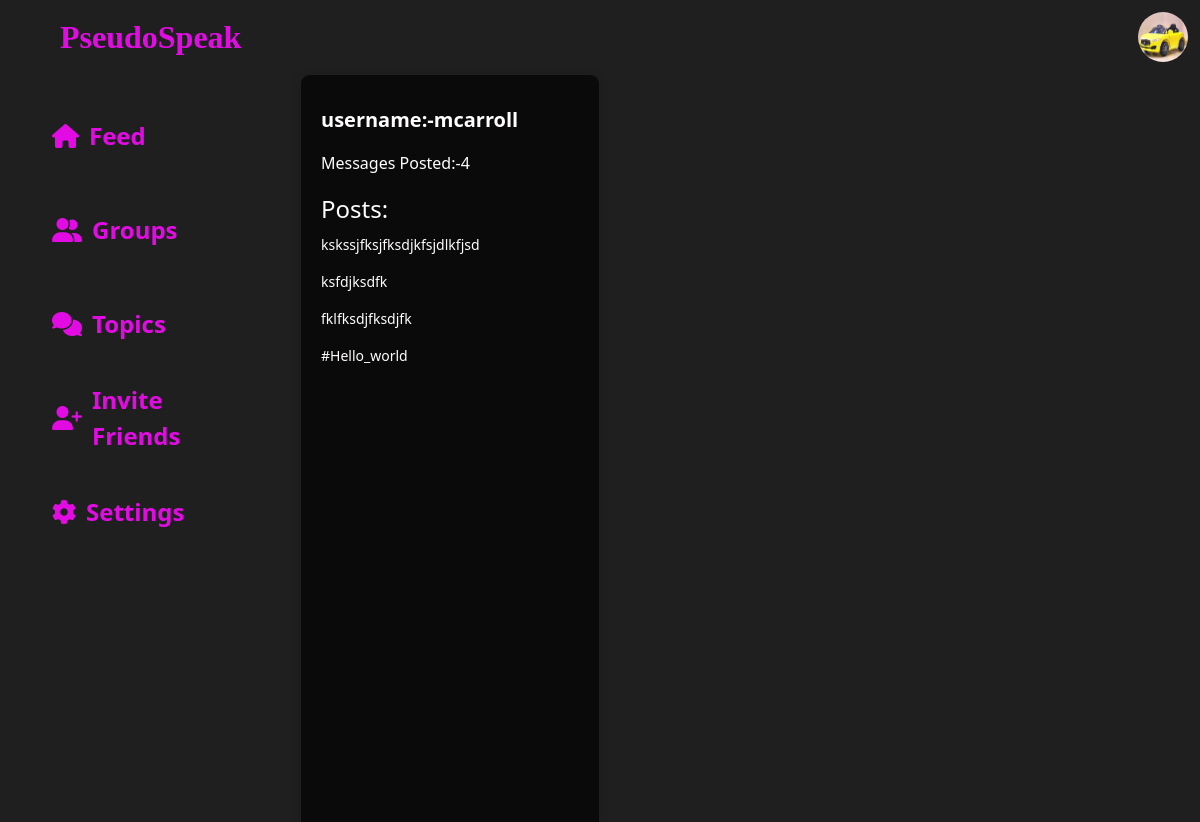
/dashboard/ (signed in), run on an earlier commit of the app's database.
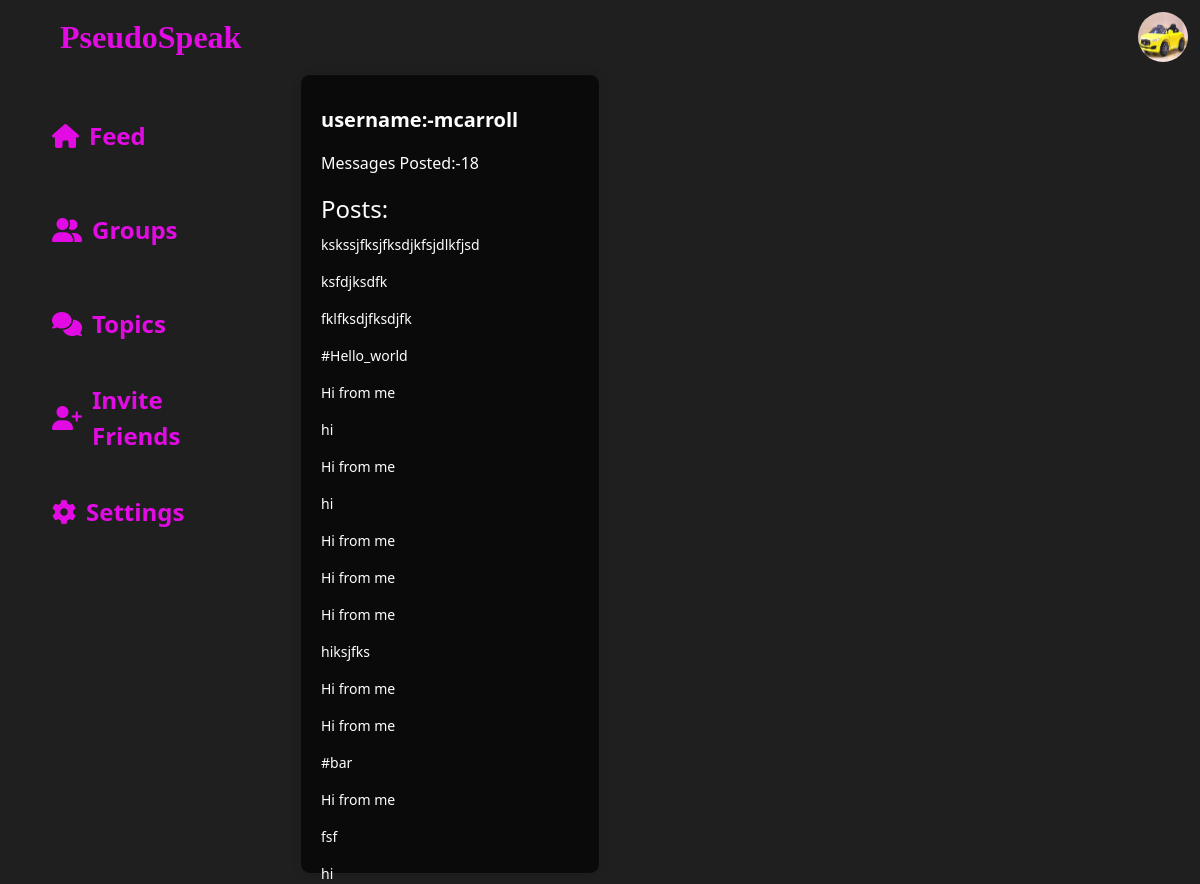
And on a later commit of the database.
### main/models.py (models this page shows, shortened)
class TrendingMessage(models.Model):
    user=models.ForeignKey(User,null=True,on_delete=models.CASCADE)
    content=models.TextField()
    image=models.ImageField(null=True,blank=True)
    view_count=models.IntegerField(null=True,default=0)
    hashtags=models.ManyToManyField('Hashtag')
    date_added = models.DateTimeField(auto_now_add=True,null=True)
    parent_message = models.ForeignKey('self', null=True, blank=True, on_delete=models.CASCADE, related_name='replies')
    class Meta:
        ordering = ('-date_added',)

### main/views.py (the view)
# urls.py: path("dashboard/",views.dashboard,name="dashboard"),
def dashboard(request):
    user=request.user
    trendingmessages=TrendingMessage.objects.filter(user=user,parent_message=None).order_by("date_added")
    trendingmessagescount=len(trendingmessages)
    return render(request,'main/dashboard.html',{'trendingmessagescount':trendingmessagescount,'trendingmessages':trendingmessages})

### main/templates/main/dashboard.html (shortened to what this page needs)
{% load static %}
<!DOCTYPE html>
<html lang="en">
<head>
  <link href="https://cdn.jsdelivr.net/npm/bootstrap@5.3.1/dist/css/bootstrap.min.css" rel="stylesheet"
>
  <link rel="stylesheet" href="{% static 'main/css/index.css' %}">
</head>
<body>
<nav class="navbar navbar-expand-lg bg-body-tertiary">
  <div class="container-fluid">
    <a class="navbar-brand ms-5 nav-logo" href="{% url 'index' %}">PseudoSpeak</a>
    <div class="collapse navbar-collapse" id="navbarSupportedContent">
      {% if user.is_authenticated %}
        <img id="profile_img_navbar" src="{{ user.profile.profile_img.url}}" alt="" style="width: 50px;height: 50px;border-radius: 50%;">
      {% else %}
        <button class="btn signbtn me-4" type="submit">Sign in</button>
      {% endif %}
    </div>
  </div>
</nav>
<div class="container-fluid">
  <div class="row content-1">
    <div class="col-3 content-1a">
      <ul>
        <li class="active"><i class="fa-solid fa-house"></i><a href="{% url 'index' %}">Feed</a></li>
        <li><i class="fa-solid fa-user-group"></i><a href="{% url 'rooms' %}">Groups</a></li>
        <li><i class="fa-solid fa-comments"></i>Topics</li>
        <li><i class="fa-solid fa-user-plus"></i>Invite Friends</li>
        <li><i class="fa-solid fa-gear"></i>Settings</li>
      </ul>
    </div>
    <div class="col-3 content-1b">
      <p>username:-{{user.username}}</p>
      <p>Messages Posted:-{{trendingmessagescount}}</p>
      <h3>Posts:</h3>
      {% for message in trendingmessages %}
      <p>{{message.content}}</p>
      {% endfor %}
    </div>
</div>
</body>
</html>

What changed in the data, as far as the page shows it:
added TrendingMessage: content "Hi from me"
added TrendingMessage: content "hi"
added TrendingMessage: content "Hi from me"
added TrendingMessage: content "hi"
added TrendingMessage: content "Hi from me"
added TrendingMessage: content "Hi from me"
added TrendingMessage: content "Hi from me"
added TrendingMessage: content "hiksjfks"
added TrendingMessage: content "Hi from me"
added TrendingMessage: content "Hi from me"
added TrendingMessage: content "#bar"
added TrendingMessage: content "Hi from me"
added TrendingMessage: content "fsf"
added TrendingMessage: content "hi"
Also different on the page:
{{ trendingmessagescount }}: "4" → "18"
